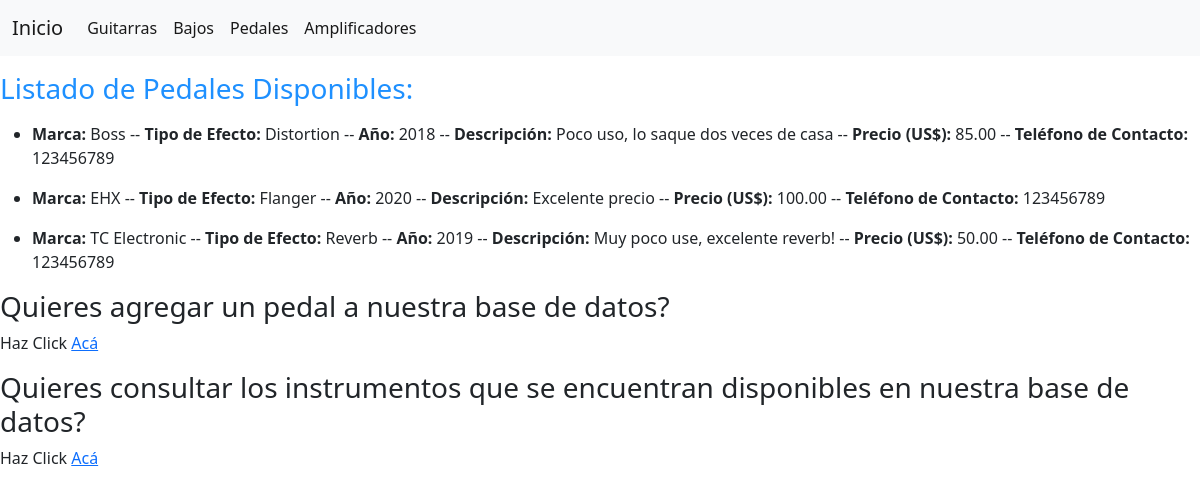
Screenshot of /pedales with the database file from the repository.
### AppVPIMs/models.py (models this page shows)
class Pedal(models.Model):
    marca = models.CharField(max_length=40)
    tipo_efecto = models.CharField(max_length=40)
    anio = models.IntegerField(default=0)
    descripcion = models.CharField(max_length=200, default="")
    precio = models.DecimalField(max_digits=10, decimal_places=2)
    telefono_contacto = models.IntegerField()

### AppVPIMs/views.py (the view)
# urls.py: path('pedales', views.pedales, name="pedales"),
def pedales(request):
    pedales = Pedal.objects.all()
    return render(request, "AppVPIMs/pedales.html", {'pedales':pedales})

### AppVPIMs/templates/AppVPIMs/pedales.html
{% extends 'AppVPIMs/inicio.html' %}
{% block content %}
<p>
    <h3 style="color:dodgerblue">Listado de Pedales Disponibles:</h3>
</p>
    {% for pedal in pedales %}
    <ul>
        <li>
    <b>Marca:</b> {{pedal.marca}} --
    <b>Tipo de Efecto:</b> {{pedal.tipo_efecto}} --
    <b>Año:</b> {{pedal.anio}} --
    <b>Descripción:</b> {{pedal.descripcion}} --
    <b>Precio (US$):</b> {{pedal.precio}} --
    <b>Teléfono de Contacto:</b> {{pedal.telefono_contacto}}
        </li>
    </ul>
    {% endfor %}
<p>
<h3>Quieres agregar un pedal a nuestra base de datos?</h3> Haz Click <a href="{% url 'pedalFormulario' %}">Acá</a>
</p>
{% endblock %}

### rows the page displays
Pedal: marca "Boss", tipo_efecto "Distortion", anio "2018", descripcion "Poco uso, lo saque dos veces de casa", precio "85.00", telefono_contacto "123456789"
Pedal: marca "EHX", tipo_efecto "Flanger", anio "2020", descripcion "Excelente precio", precio "100.00", telefono_contacto "123456789"
Pedal: marca "TC Electronic", tipo_efecto "Reverb", anio "2019", descripcion "Muy poco use, excelente reverb!", precio "50.00", telefono_contacto "123456789"
